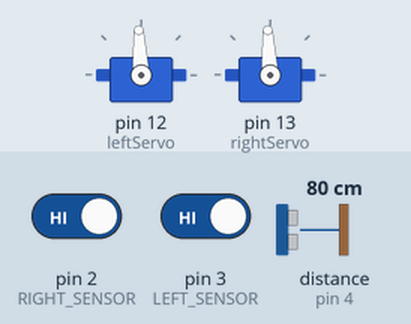
The sketch below on a simulated Arduino Uno, built with avr-gcc and run on an emulated ATmega328P. Parts: 2 × servo. Wiring (inferred from the names in the program): ultrasonic range finder: trigger pin 5; echo pin 4. Inputs (shaded band) come from the test bench; at power-on: pin 2 (RIGHT_SENSOR) HIGH, distance to the obstacle (sensor on pin 4) 80 cm, pin 3 (LEFT_SENSOR) HIGH. The echo pulse lasts 58.3 µs per cm; what the sketch prints to the serial monitor is not drawn.

Above: at 1.2 s.
1.3 s: pin 2 (RIGHT_SENSOR) driven LOW
At 2.5 s:
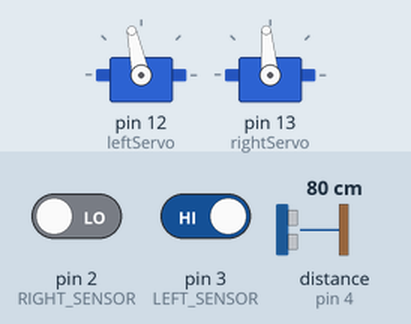
2.8 s: distance to the obstacle (sensor on pin 4) set to 2 cm
At 3.7 s:
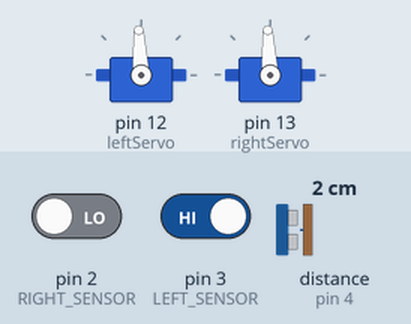
4.8 s: distance to the obstacle (sensor on pin 4) set to 35 cm
At 5.7 s:
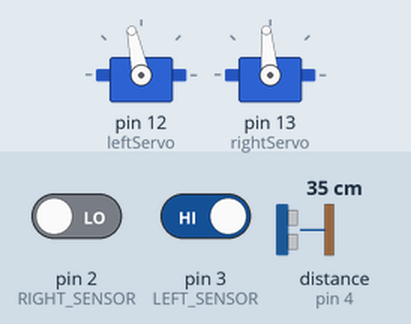
6.4 s: pin 3 (LEFT_SENSOR) driven LOW
At 7.4 s:
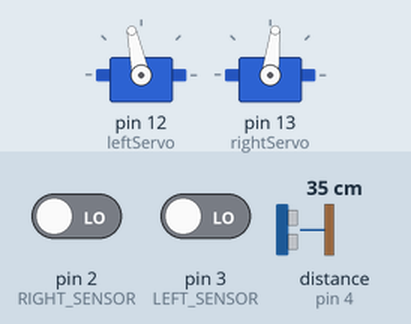
8.0 s: pin 2 (RIGHT_SENSOR) driven HIGH
At 8.9 s:
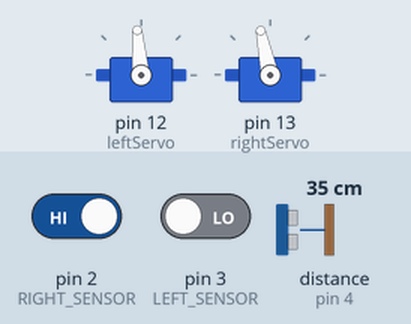
9.5 s: pin 3 (LEFT_SENSOR) driven HIGH
At 10.0 s:
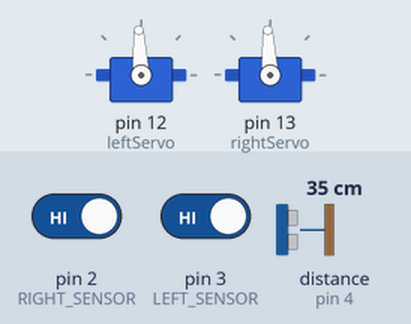
Timing chart, 0 to 12.0 s (numbered marks = the images above; inputs shaded):
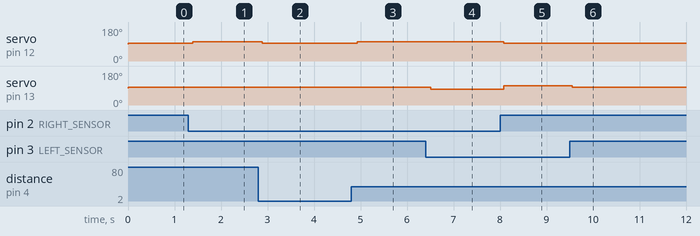

The sketch:

last_test_pro.ino
```cpp
#include <Servo.h>

// TCRT5000 센서 핀 정의
#define LEFT_SENSOR 3 // 왼쪽 센서 핀
#define RIGHT_SENSOR 2 // 오른쪽 센서 핀
#define TRIG_PIN 5     // 초음파 센서 Trig 핀
#define ECHO_PIN 4     // 초음파 센서 Echo 핀

// 서보모터 동작 각도 정의
#define STOP_ANGLE 1500    // 서보모터 정지
//#define FORWARD_OFFSET 10  // 속도 조정 계수

// 서보모터 객체 생성
Servo leftServo;  // 왼쪽 서보모터
Servo rightServo; // 오른쪽 서보모터

void setup() {
  // 센서 핀 설정
  pinMode(LEFT_SENSOR, INPUT);
  pinMode(RIGHT_SENSOR, INPUT);
  pinMode(TRIG_PIN, OUTPUT);
  pinMode(ECHO_PIN, INPUT);

  // 서보모터 핀 연결
  leftServo.attach(12);  // 왼쪽 서보모터
  rightServo.attach(13); // 오른쪽 서보모터

  // 서보모터 초기화
  //leftServo.write(STOP_ANGLE);
  //rightServo.write(STOP_ANGLE);

  // 시리얼 통신 시작
  Serial.begin(9600);
  Serial.println("TCRT5000 Wide Sensor Line Tracing Initialized");
}

void loop() {
  long distance = getDistance(); // 초음파로 거리 측정
  //Serial.print("Distance: ");
  //Serial.print(distance);
  //Serial.println(" cm"); // 디버깅및 거리 테스트용 시리얼 코드


  if (distance == -1) {
    // 초음파 센서가 신호를 감지하지 못한 경우 라인트레이싱
    lineTracing(1600);
  } else if (distance < 20) {
    // 물체가 20cm 이내로 접근한 경우
    Serial.println("여앞에 뭐있다잉 ");
    stopMotors(); // 정지
    delay(500);   // 잠시 정지
  } else {
    // 이상없음
    lineTracing(1600); // 라인트래이싱
  }

  delay(10); // 반복 간격
}


// 초음파 센서로 거리 측정
long getDistance() {
  digitalWrite(TRIG_PIN, LOW);
  delayMicroseconds(2);
  digitalWrite(TRIG_PIN, HIGH);
  delayMicroseconds(10);
  digitalWrite(TRIG_PIN, LOW);

   long duration = pulseIn(ECHO_PIN, HIGH, 30000); // 20ms 동안 신호가 반환이 안되면 값을 날림
  if (duration == 0) {
    return -1; // 신호 없음
  }

  long distance = duration * 0.034 / 2; // 거리 계산
  return distance > 30 ? -1 : distance; // 30cm 이상은 처리하지 않음
}

void lineTracing(int speed) {

    int leftValue = digitalRead(LEFT_SENSOR);  // 왼쪽 센서 값
    int rightValue = digitalRead(RIGHT_SENSOR); // 오른쪽 센서 값

    // 센서 상태 출력 (디버깅용)
    //Serial.print("Left Sensor: "); Serial.print(leftValue == LOW ? "Detected (Black)" : "Not Detected (White)");
    //Serial.print("Right Sensor: "); Serial.println(rightValue == LOW ? "Detected (Black)" : "Not Detected (White)");


    // low 가 화이트 안한거 high 가 블랙 감지한거
    // 라인 추적 로직
    if (leftValue == LOW && rightValue == LOW) { // 양쪽 다 하얀색일때
      moveForward(speed); // 직진
    } else if (leftValue == HIGH && rightValue == LOW) { // 왼쪽만 검은색
      turnLeft(speed);
    } else if (leftValue == LOW && rightValue == HIGH) { // 오른쪽만 검은색
      turnRight(speed);
    } else { // 양쪽이 다 검은색일때  정지
      stopMotors();
    }

    delay(100);
  }


// 서보모터 제어 함수

// L 12pin R13pin
//L1700 R1300 == 전진
//L1700 R1500 == 주회전
//L1500 R1700 == 좌회전
void moveForward(int speed) {
  leftServo.writeMicroseconds(speed);
  rightServo.writeMicroseconds(speed-200);
}

void turnLeft(int speed) {
  leftServo.writeMicroseconds(speed);
  rightServo.writeMicroseconds(speed - 80);
}

void turnRight(int speed) {
  leftServo.writeMicroseconds(speed - 80);
  rightServo.writeMicroseconds(speed);
}

void stopMotors() {
  leftServo.write(STOP_ANGLE);
  rightServo.write(STOP_ANGLE);
}
```

Measured:
- after the input at 1.3 s, servo on pin 12 (leftServo): 93° → 102° after 0.09 s; servo on pin 13 (rightServo): 93° → 95° after 0.09 s
- after the input at 2.8 s, servo on pin 12 (leftServo): 102° → 93° after 0.08 s; servo on pin 13 (rightServo): 95° → 93° after 0.08 s
- after the input at 4.8 s, servo on pin 12 (leftServo): 93° → 102° after 0.13 s; servo on pin 13 (rightServo): 93° → 95° after 0.13 s
- after the input at 6.4 s, servo on pin 13 (rightServo): 95° → 83° after 0.11 s
- after the input at 8.0 s, servo on pin 12 (leftServo): 102° → 95° after 0.09 s; servo on pin 13 (rightServo): 83° → 102° after 0.09 s
- after the input at 9.5 s, servo on pin 12 (leftServo): 95° → 93° after 0.05 s; servo on pin 13 (rightServo): 102° → 93° after 0.05 s
